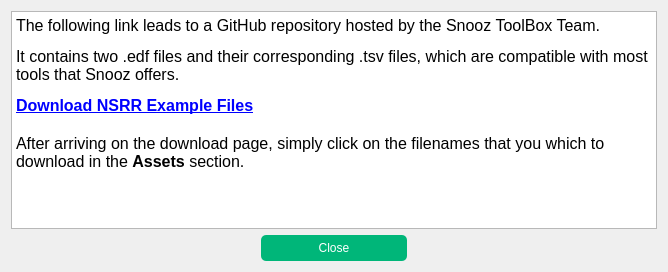
<?xml version="1.0" encoding="UTF-8"?>
<ui version="4.0">
 <class>DataDialog</class>
 <widget class="QDialog" name="DataDialog">
  <property name="geometry">
   <rect>
    <x>0</x>
    <y>0</y>
    <width>668</width>
    <height>272</height>
   </rect>
  </property>
  <property name="windowTitle">
   <string>Data Files</string>
  </property>
  <property name="styleSheet">
   <string notr="true">font: 12pt &quot;Roboto&quot;;</string>
  </property>
  <layout class="QVBoxLayout">
   <item>
    <layout class="QVBoxLayout" name="verticalLayout">
     <property name="sizeConstraint">
      <enum>QLayout::SizeConstraint::SetDefaultConstraint</enum>
     </property>
     <item>
      <widget class="QTextBrowser" name="textBrowser">
       <property name="styleSheet">
        <string notr="true">QTextBrowser {
    background-color: #f5faff;  /* light blue */
    color: #2c3e50;             /* dark text */
    border: 1px solid #ccc;
    padding: 5px;
}
font: 12pt &quot;Roboto&quot;;</string>
       </property>
       <property name="html">
        <string>&lt;!DOCTYPE HTML PUBLIC &quot;-//W3C//DTD HTML 4.0//EN&quot; &quot;http://www.w3.org/TR/REC-html40/strict.dtd&quot;&gt;
&lt;html&gt;&lt;head&gt;&lt;meta name=&quot;qrichtext&quot; content=&quot;1&quot; /&gt;&lt;meta charset=&quot;utf-8&quot; /&gt;&lt;style type=&quot;text/css&quot;&gt;
p, li { white-space: pre-wrap; }
hr { height: 1px; border-width: 0; }
li.unchecked::marker { content: &quot;\2610&quot;; }
li.checked::marker { content: &quot;\2612&quot;; }
&lt;/style&gt;&lt;/head&gt;&lt;body style=&quot; font-family:'Roboto'; font-size:12pt; font-weight:400; font-style:normal;&quot;&gt;
&lt;p style=&quot; margin-top:12px; margin-bottom:12px; margin-left:0px; margin-right:0px; -qt-block-indent:0; text-indent:0px;&quot;&gt;&lt;span style=&quot; font-family:'Segoe UI';&quot;&gt;The following link leads to a GitHub repository hosted by the Snooz ToolBox Team. &lt;/span&gt;&lt;/p&gt;
&lt;p style=&quot; margin-top:12px; margin-bottom:12px; margin-left:0px; margin-right:0px; -qt-block-indent:0; text-indent:0px;&quot;&gt;&lt;span style=&quot; font-family:'Segoe UI';&quot;&gt;It contains two &lt;/span&gt;&lt;span style=&quot; font-family:'Courier New';&quot;&gt;.edf&lt;/span&gt;&lt;span style=&quot; font-family:'Segoe UI';&quot;&gt; files and their corresponding &lt;/span&gt;&lt;span style=&quot; font-family:'Courier New';&quot;&gt;.tsv&lt;/span&gt;&lt;span style=&quot; font-family:'Segoe UI';&quot;&gt; files, which are compatible with most tools that Snooz offers. &lt;/span&gt;&lt;/p&gt;
&lt;p style=&quot; margin-top:0px; margin-bottom:0px; margin-left:0px; margin-right:0px; -qt-block-indent:0; text-indent:0px;&quot;&gt;&lt;a href=&quot;https://github.com/SnoozToolbox/snooz-datasets/releases/tag/latest&quot;&gt;&lt;span style=&quot; font-family:'Segoe UI'; font-weight:700; text-decoration: underline; color:#0000ff;&quot;&gt;Download NSRR Example Files&lt;/span&gt;&lt;/a&gt;&lt;/p&gt;
&lt;p style=&quot;-qt-paragraph-type:empty; margin-top:0px; margin-bottom:0px; margin-left:0px; margin-right:0px; -qt-block-indent:0; text-indent:0px; font-family:'Segoe UI'; font-weight:700; text-decoration: underline; color:#99ebff;&quot;&gt;&lt;br /&gt;&lt;/p&gt;
&lt;p style=&quot; margin-top:0px; margin-bottom:0px; margin-left:0px; margin-right:0px; -qt-block-indent:0; text-indent:0px;&quot;&gt;&lt;span style=&quot; font-family:'Segoe UI';&quot;&gt;After arriving on the download page, simply click on the filenames that you which to download in the &lt;/span&gt;&lt;span style=&quot; font-family:'Segoe UI'; font-weight:700;&quot;&gt;Assets&lt;/span&gt;&lt;span style=&quot; font-family:'Segoe UI';&quot;&gt; section.&lt;/span&gt;&lt;/p&gt;&lt;/body&gt;&lt;/html&gt;</string>
       </property>
       <property name="openExternalLinks">
        <bool>true</bool>
       </property>
      </widget>
     </item>
    </layout>
   </item>
   <item>
    <layout class="QHBoxLayout" name="horizontalLayout">
     <item>
      <spacer name="horizontalSpacer">
       <property name="orientation">
        <enum>Qt::Orientation::Horizontal</enum>
       </property>
       <property name="sizeType">
        <enum>QSizePolicy::Policy::Fixed</enum>
       </property>
       <property name="sizeHint" stdset="0">
        <size>
         <width>250</width>
         <height>20</height>
        </size>
       </property>
      </spacer>
     </item>
     <item>
      <widget class="QPushButton" name="data_dialog_close_button">
       <property name="accessibleName">
        <string>data_dialog_close_button</string>
       </property>
       <property name="styleSheet">
        <string notr="true">QPushButton#data_dialog_close_button {
    background-color: rgba(0, 182, 121, 255);
    color: white;
    border: none;
    border-radius: 5px;
    padding: 6px 12px;
}

QPushButton#data_dialog_close_button:hover {
    background-color: rgba(0, 224, 121, 255);
}

QPushButton#data_dialog_close_button:pressed {
    background-color: rgba(0, 160, 121, 255);
}</string>
       </property>
       <property name="text">
        <string>Close</string>
       </property>
      </widget>
     </item>
     <item>
      <spacer name="horizontalSpacer_2">
       <property name="orientation">
        <enum>Qt::Orientation::Horizontal</enum>
       </property>
       <property name="sizeType">
        <enum>QSizePolicy::Policy::Fixed</enum>
       </property>
       <property name="sizeHint" stdset="0">
        <size>
         <width>250</width>
         <height>20</height>
        </size>
       </property>
      </spacer>
     </item>
    </layout>
   </item>
  </layout>
 </widget>
 <resources>
  <include location="themes/themes.qrc"/>
 </resources>
 <connections>
  <connection>
   <sender>data_dialog_close_button</sender>
   <signal>clicked()</signal>
   <receiver>DataDialog</receiver>
   <slot>close()</slot>
   <hints>
    <hint type="sourcelabel">
     <x>319</x>
     <y>138</y>
    </hint>
    <hint type="destinationlabel">
     <x>320</x>
     <y>78</y>
    </hint>
   </hints>
  </connection>
 </connections>
</ui>
